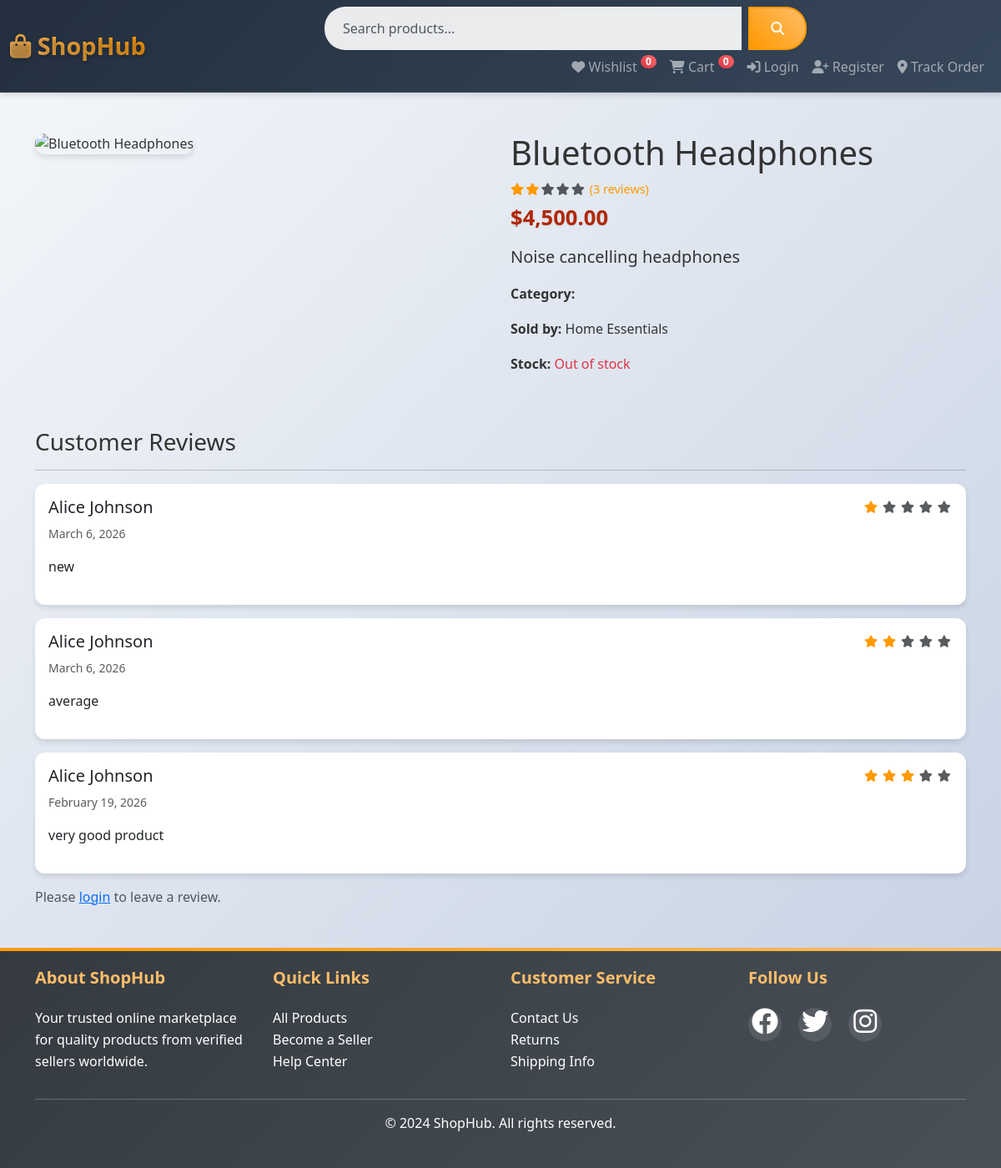
Page /product-detail.php?id=17 on the committed database.
### tables this page shows
CREATE TABLE `products` (
  `id` int(11) NOT NULL,
  `seller_id` int(11) NOT NULL,
  `name` varchar(255) NOT NULL,
  `description` text DEFAULT NULL,
  `price` decimal(10,2) NOT NULL,
  `stock` int(11) DEFAULT 0,
  `category` varchar(100) DEFAULT NULL,
  `image` varchar(255) DEFAULT NULL,
  `status` enum('active','inactive') DEFAULT 'active',
  `created_at` timestamp NOT NULL DEFAULT current_timestamp(),
  `language` varchar(10) DEFAULT 'en',
  `currency` varchar(3) DEFAULT 'USD'
);

CREATE TABLE `users` (
  `id` int(11) NOT NULL,
  `email` varchar(255) NOT NULL,
  `password` varchar(255) NOT NULL,
  `full_name` varchar(255) NOT NULL,
  `user_type` enum('buyer','seller','admin') DEFAULT 'buyer',
  `shop_name` varchar(255) DEFAULT NULL,
  `phone` varchar(20) DEFAULT NULL,
  `address` text DEFAULT NULL,
  `created_at` timestamp NOT NULL DEFAULT current_timestamp()
);

CREATE TABLE `reviews` (
  `id` int(11) NOT NULL,
  `product_id` int(11) NOT NULL,
  `user_id` int(11) NOT NULL,
  `rating` int(11) DEFAULT NULL CHECK (`rating` between 1 and 5),
  `comment` text DEFAULT NULL,
  `created_at` timestamp NOT NULL DEFAULT current_timestamp()
);

### product-detail.php (the view, shortened to what this page needs)
<?php
require_once 'config/database.php';
$product_id = $_GET['id'] ?? 0;
$stmt = $pdo->prepare("SELECT p.*, u.shop_name, u.email,
                               COALESCE(AVG(r.rating),0) as avg_rating,
                               COUNT(r.id) as review_count
                        FROM products p
                        JOIN users u ON p.seller_id = u.id
                        LEFT JOIN reviews r ON r.product_id = p.id
                        WHERE p.id = ?");
$stmt->execute([$product_id]);
$product = $stmt->fetch();
$stmt = $pdo->prepare("SELECT r.*, u.full_name FROM reviews r JOIN users u ON r.user_id = u.id WHERE r.product_id = ? ORDER BY r.created_at DESC");
$stmt->execute([$product_id]);
$reviews = $stmt->fetchAll();
?>
<!DOCTYPE html>
<html lang="en">
<head>
    <link href="https://cdn.jsdelivr.net/npm/bootstrap@5.3.0/dist/css/bootstrap.min.css" rel="stylesheet">
    <link rel="stylesheet" href="https://cdnjs.cloudflare.com/ajax/libs/font-awesome/6.4.0/css/all.min.css">
    <link rel="stylesheet" href="assets/css/style.css">
</head>
<body>
    <?php include 'includes/header.php'; ?>
    <div class="container my-5">
        <div class="row">
            <div class="col-md-6 position-relative">
                <img src="<?= htmlspecialchars($product['image']) ?>" class="product-detail-img" alt="<?= htmlspecialchars($product['name']) ?>">
            </div>
            <div class="col-md-6">
                <h1><?= htmlspecialchars($product['name']) ?></h1>
                <div class="rating mb-2">
                    <?php
                    $avg = round($product['avg_rating']);
                    for($i=1;$i<=5;$i++) {
                        if($i <= $avg) echo '<i class="fas fa-star"></i>';
                        else echo '<i class="fas fa-star text-muted"></i>';
                    }
                    ?>
                    <span>(<?= $product['review_count'] ?> reviews)</span>
                </div>
                <h2 class="price mb-3">$<?= number_format($product['price'], 2) ?></h2>
                <p class="lead"><?= nl2br(htmlspecialchars($product['description'])) ?></p>
                <div class="mb-3">
                    <strong>Category:</strong> <?= htmlspecialchars($product['category']) ?>
                </div>
                <div class="mb-3">
                    <strong>Sold by:</strong> <?= htmlspecialchars($product['shop_name']) ?>
                </div>
                <div class="mb-3">
                    <strong>Stock:</strong>
                    <?php if($product['stock'] > 0): ?>
                        <span class="text-success"><?= $product['stock'] ?> available</span>
                    <?php else: ?>
                        <span class="text-danger">Out of stock</span>
                    <?php endif; ?>
                </div>
            </div>
        </div>
        <div class="row mt-5">
            <div class="col-12">
                <h3>Customer Reviews</h3>
                <hr>
                <?php if(empty($reviews)): ?>
                <p class="text-muted">No reviews yet. Be the first to review this product!</p>
                <?php else: ?>
                    <?php foreach($reviews as $review): ?>
                    <div class="card mb-3">
                        <div class="card-body">
                            <div class="d-flex justify-content-between">
                                <h5><?= htmlspecialchars($review['full_name']) ?></h5>
                                <div class="rating">
                                    <?php for($i = 1; $i <= 5; $i++): ?>
                                        <i class="fas fa-star <?= $i <= $review['rating'] ? '' : 'text-muted' ?>"></i>
                                    <?php endfor; ?>
                                </div>
                            </div>
                            <p class="text-muted small"><?= date('F j, Y', strtotime($review['created_at'])) ?></p>
                            <p><?= nl2br(htmlspecialchars($review['comment'])) ?></p>
                        </div>
                    </div>
                    <?php endforeach; ?>
                <?php endif; ?>
            </div>
        </div>
        <?php if(isset($_SESSION['user_id'])): ?>
        <div class="row mt-4">
            <div class="col-12">
                <h4>Leave a Review</h4>
                <form method="POST">
                    <input type="hidden" name="csrf_token" value="<?= htmlspecialchars(csrf_token()) ?>">
                    <div class="mb-3">
                        <label class="form-label">Rating</label><br>
                        <?php for($r=1;$r<=5;$r++): ?>
                        <input type="radio" name="rating" value="<?= $r ?>" <?= $r==5 ? 'checked' : '' ?>> <?= $r ?>
                        <?php endfor; ?>
                    </div>
                    <div class="mb-3">
                        <label class="form-label">Comment</label>
                        <textarea name="comment" class="form-control" rows="3" required></textarea>
                    </div>
                    <button type="submit" class="btn btn-primary">Submit Review</button>
                </form>
            </div>
        </div>
        <?php else: ?>
        <p class="text-muted">Please <a href="login.php">login</a> to leave a review.</p>
        <?php endif; ?>
    </div>
    <?php include 'includes/footer.php'; ?>
</body>
</html>

### assets/css/style.css (style rules this page uses)
:root { --primary-color: #232f3e; --secondary-color: #febd69; --accent-color: #ff9900; --success-color: #28a745; --danger-color: #dc3545; --warning-color: #ffc107; --info-color: #17a2b8; --light-bg: #f8f9fa; --dark-bg: #343a40; --shadow: 0 4px 6px rgba(0, 0, 0, 0.1); --shadow-hover: 0 8px 25px rgba(0, 0, 0, 0.15); --border-radius: 12px; --transition: all 0.3s cubic-bezier(0.4, 0, 0.2, 1); }
* { box-sizing: border-box; }
body { font-family: 'Segoe UI', Tahoma, Geneva, Verdana, sans-serif; background: linear-gradient(135deg, #f5f7fa 0%, #c3cfe2 100%); color: #333; line-height: 1.6; margin: 0; padding: 0; }
.rating { color: var(--accent-color); font-size: 0.9rem; margin-bottom: 10px; }
.rating i { margin-right: 2px; }
.price { font-size: 1.6rem; font-weight: 700; color: #b12704; margin-bottom: 8px; text-shadow: 0 1px 2px rgba(0, 0, 0, 0.1); }
.product-detail-img { max-width: 100%; border-radius: var(--border-radius); box-shadow: var(--shadow); transition: var(--transition); }
.card { border: none; border-radius: var(--border-radius); box-shadow: var(--shadow); transition: var(--transition); }

### rows in the picture
products: name "Bluetooth Headphones", price "4,500.00", description "Noise cancelling headphones", seller.shop_name "Home Essentials"
reviews: user.full_name "Alice Johnson", rating 1 (drawn), created_at "March 6, 2026", comment "new"
reviews: user.full_name "Alice Johnson", rating 2 (drawn), created_at "March 6, 2026", comment "average"
reviews: user.full_name "Alice Johnson", rating 3 (drawn), created_at "February 19, 2026", comment "very good product"

### other values in the picture
$product['review_count'] "3"
